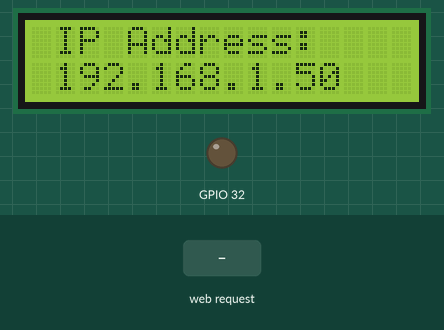
This sketch was run on a simulated ESP32. On the bench: 16×2 character LCD, output pins drawn as LEDs (lit = HIGH). The test bench sets the inputs (shaded band). WiFi joins after 1.5 s; servers stay silent unless stated; what the sketch prints to the serial monitor is not drawn.

Above: at 2.7 s.
2.8 s: HTTP request GET /on received
At 3.4 s:
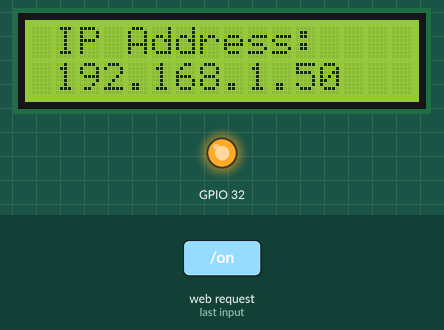
4.3 s: HTTP request GET /off received
At 5.7 s:
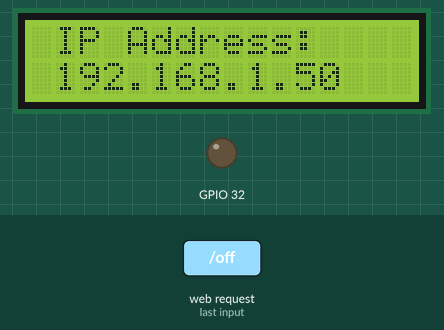
Timing chart, 0 to 7.3 s (numbered marks = the images above; inputs shaded):
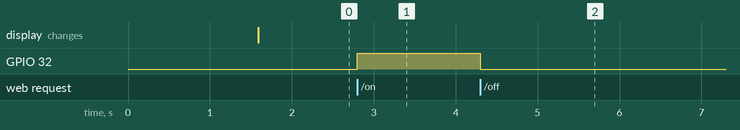

The sketch:

watering.ino
```cpp
#include <WiFi.h>
#include <NetworkClient.h>
#include <WebServer.h>
#include <ESPmDNS.h>
#include <LCD_I2C.h>

//set I2C ID (0x27 for PCF8574 I2C adapter. 16 columns by 2 rows display)
LCD_I2C lcd(0x27, 16, 2);

//Wireless Network Configuration
const char *ssid = "YourNetworkSSID";
const char *password = "YourWifiPassword";
//config http server to listen to port 80
WebServer server(80);

// root default response
void handleRoot() {
  server.send(200, "text/plain", "hello from esp32!");
}

// /on handle. Switch relay to active and trigger the water pump on
void on() {
  //http response
  server.send(200, "text/plain", "Water ON !");
  //turn pump on
  digitalWrite(32, HIGH);
}

// /off handle. Switch relay to inactive and trigger the water pump off
void off() {
  //http response
  server.send(200, "text/plain", "Water OFF !");
  //turn pump off
  digitalWrite(32, LOW);
}

// /pulse handle. Switch relay to active for 400ms (this is probably too fast for the relay to respond but setting it like this anyway :-) and then switch it off)
void pulse() {
  //http response
  server.send(200, "text/plain", "Water On for 400ms !");
  //turn pump on
  digitalWrite(32, HIGH);
  //wait 400ms
  delay(400);
  //turn pump off
  digitalWrite(32, LOW);
}

//manage unknown http handle
void handleNotFound() {
  String message = "File Not Found\n\n";
  message += "URI: ";
  message += server.uri();
  message += "\nMethod: ";
  message += (server.method() == HTTP_GET) ? "GET" : "POST";
  message += "\nArguments: ";
  message += server.args();
  message += "\n";
  for (uint8_t i = 0; i < server.args(); i++) {
    message += " " + server.argName(i) + ": " + server.arg(i) + "\n";
  }
  server.send(404, "text/plain", message);
}

//initial Arduino setup
void setup() {
  //LCD
  lcd.begin();
  lcd.backlight();

  //set serial port (115200 baud rate) debug purpose
  Serial.begin(115200);

  //wireless configuration
  WiFi.mode(WIFI_STA);
  WiFi.begin(ssid, password);
  Serial.println("");
  // Wait for connection
  while (WiFi.status() != WL_CONNECTED) {
    delay(500);
    Serial.print(".");
  }
  //log wireless connection state in terminal for debug purpose
  Serial.println("");
  Serial.print("Connected to ");
  Serial.println(ssid);
  Serial.print("IP address: ");
  Serial.println(WiFi.localIP());
  //position led text first row (0) second column (1)
  lcd.setCursor(1, 0);
  //text IP Address:
  lcd.print("IP Address:");
  //position led text second row (1) second column (1)
  lcd.setCursor(1, 1);
  //text device IP Address
  lcd.print(WiFi.localIP());

  if (MDNS.begin("esp32")) {
    Serial.println("MDNS responder started");
  }
  //HTTP handles setup
  server.on("/", handleRoot);
  server.on("/on", on);
  server.on("/off", off);
  server.on("/pulse",pulse);
  server.onNotFound(handleNotFound);
  //start HTTP server
  server.begin();
  //debug
  Serial.println("HTTP server started");

  //relay. Pin 32 config as output
  pinMode(32,OUTPUT);
}

// put your main code here, to run repeatedly:
void loop() {
  //HTTP listener
  server.handleClient();
  //short delay before re-running loop
  delay(1);
}
```

Measured:
- after the input at 2.8 s, GPIO 32: LOW → HIGH at once
- after the input at 4.3 s, GPIO 32: HIGH → LOW at once
